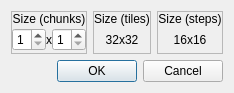
<?xml version="1.0" encoding="UTF-8"?>
<ui version="4.0">
 <class>ResizeMap</class>
 <widget class="QDialog" name="ResizeMap">
  <property name="geometry">
   <rect>
    <x>0</x>
    <y>0</y>
    <width>231</width>
    <height>93</height>
   </rect>
  </property>
  <property name="windowTitle">
   <string>Resize Map</string>
  </property>
  <property name="styleSheet">
   <string notr="true">.QFrame
{
	border: 1px solid palette(text);
}

.QFrame&gt;QLabel
{
	background-color: palette(text);
	color: palette(window);
}</string>
  </property>
  <layout class="QGridLayout" name="gridLayout">
   <item row="0" column="1">
    <widget class="QFrame" name="frame_2">
     <property name="frameShape">
      <enum>QFrame::StyledPanel</enum>
     </property>
     <property name="frameShadow">
      <enum>QFrame::Raised</enum>
     </property>
     <layout class="QVBoxLayout" name="verticalLayout_2">
      <property name="spacing">
       <number>0</number>
      </property>
      <property name="leftMargin">
       <number>0</number>
      </property>
      <property name="topMargin">
       <number>0</number>
      </property>
      <property name="rightMargin">
       <number>0</number>
      </property>
      <property name="bottomMargin">
       <number>0</number>
      </property>
      <item>
       <widget class="QLabel" name="label_3">
        <property name="sizePolicy">
         <sizepolicy hsizetype="Preferred" vsizetype="Fixed">
          <horstretch>0</horstretch>
          <verstretch>0</verstretch>
         </sizepolicy>
        </property>
        <property name="text">
         <string>Size (tiles)</string>
        </property>
        <property name="alignment">
         <set>Qt::AlignCenter</set>
        </property>
       </widget>
      </item>
      <item>
       <widget class="QWidget" name="widget_2" native="true">
        <layout class="QHBoxLayout" name="horizontalLayout_2">
         <property name="spacing">
          <number>0</number>
         </property>
         <property name="leftMargin">
          <number>0</number>
         </property>
         <property name="topMargin">
          <number>0</number>
         </property>
         <property name="rightMargin">
          <number>0</number>
         </property>
         <property name="bottomMargin">
          <number>0</number>
         </property>
         <item>
          <widget class="QLabel" name="lblTileWidth">
           <property name="text">
            <string>32</string>
           </property>
           <property name="alignment">
            <set>Qt::AlignRight|Qt::AlignTrailing|Qt::AlignVCenter</set>
           </property>
          </widget>
         </item>
         <item>
          <widget class="QLabel" name="label_4">
           <property name="sizePolicy">
            <sizepolicy hsizetype="Fixed" vsizetype="Preferred">
             <horstretch>0</horstretch>
             <verstretch>0</verstretch>
            </sizepolicy>
           </property>
           <property name="text">
            <string>x</string>
           </property>
          </widget>
         </item>
         <item>
          <widget class="QLabel" name="lblTileHeight">
           <property name="text">
            <string>32</string>
           </property>
          </widget>
         </item>
        </layout>
       </widget>
      </item>
     </layout>
    </widget>
   </item>
   <item row="0" column="0">
    <widget class="QFrame" name="frame">
     <property name="frameShape">
      <enum>QFrame::StyledPanel</enum>
     </property>
     <property name="frameShadow">
      <enum>QFrame::Raised</enum>
     </property>
     <layout class="QVBoxLayout" name="verticalLayout">
      <property name="spacing">
       <number>0</number>
      </property>
      <property name="leftMargin">
       <number>0</number>
      </property>
      <property name="topMargin">
       <number>0</number>
      </property>
      <property name="rightMargin">
       <number>0</number>
      </property>
      <property name="bottomMargin">
       <number>0</number>
      </property>
      <item>
       <widget class="QLabel" name="label">
        <property name="sizePolicy">
         <sizepolicy hsizetype="Preferred" vsizetype="Fixed">
          <horstretch>0</horstretch>
          <verstretch>0</verstretch>
         </sizepolicy>
        </property>
        <property name="text">
         <string>Size (chunks)</string>
        </property>
        <property name="alignment">
         <set>Qt::AlignCenter</set>
        </property>
       </widget>
      </item>
      <item>
       <widget class="QWidget" name="widget" native="true">
        <layout class="QHBoxLayout" name="horizontalLayout">
         <property name="spacing">
          <number>0</number>
         </property>
         <property name="leftMargin">
          <number>0</number>
         </property>
         <property name="topMargin">
          <number>0</number>
         </property>
         <property name="rightMargin">
          <number>0</number>
         </property>
         <property name="bottomMargin">
          <number>0</number>
         </property>
         <item>
          <widget class="QSpinBox" name="numWidth">
           <property name="minimum">
            <number>1</number>
           </property>
           <property name="maximum">
            <number>4</number>
           </property>
          </widget>
         </item>
         <item>
          <widget class="QLabel" name="label_2">
           <property name="sizePolicy">
            <sizepolicy hsizetype="Fixed" vsizetype="Preferred">
             <horstretch>0</horstretch>
             <verstretch>0</verstretch>
            </sizepolicy>
           </property>
           <property name="text">
            <string>x</string>
           </property>
          </widget>
         </item>
         <item>
          <widget class="QSpinBox" name="numHeight">
           <property name="minimum">
            <number>1</number>
           </property>
           <property name="maximum">
            <number>4</number>
           </property>
          </widget>
         </item>
        </layout>
       </widget>
      </item>
     </layout>
    </widget>
   </item>
   <item row="0" column="2">
    <widget class="QFrame" name="frame_3">
     <property name="frameShape">
      <enum>QFrame::StyledPanel</enum>
     </property>
     <property name="frameShadow">
      <enum>QFrame::Raised</enum>
     </property>
     <layout class="QVBoxLayout" name="verticalLayout_3">
      <property name="spacing">
       <number>0</number>
      </property>
      <property name="leftMargin">
       <number>0</number>
      </property>
      <property name="topMargin">
       <number>0</number>
      </property>
      <property name="rightMargin">
       <number>0</number>
      </property>
      <property name="bottomMargin">
       <number>0</number>
      </property>
      <item>
       <widget class="QLabel" name="label_7">
        <property name="sizePolicy">
         <sizepolicy hsizetype="Preferred" vsizetype="Fixed">
          <horstretch>0</horstretch>
          <verstretch>0</verstretch>
         </sizepolicy>
        </property>
        <property name="text">
         <string>Size (steps)</string>
        </property>
        <property name="alignment">
         <set>Qt::AlignCenter</set>
        </property>
       </widget>
      </item>
      <item>
       <widget class="QWidget" name="widget_3" native="true">
        <layout class="QHBoxLayout" name="horizontalLayout_3">
         <property name="spacing">
          <number>0</number>
         </property>
         <property name="leftMargin">
          <number>0</number>
         </property>
         <property name="topMargin">
          <number>0</number>
         </property>
         <property name="rightMargin">
          <number>0</number>
         </property>
         <property name="bottomMargin">
          <number>0</number>
         </property>
         <item>
          <widget class="QLabel" name="lblStepWidth">
           <property name="text">
            <string>16</string>
           </property>
           <property name="alignment">
            <set>Qt::AlignRight|Qt::AlignTrailing|Qt::AlignVCenter</set>
           </property>
          </widget>
         </item>
         <item>
          <widget class="QLabel" name="label_9">
           <property name="sizePolicy">
            <sizepolicy hsizetype="Fixed" vsizetype="Preferred">
             <horstretch>0</horstretch>
             <verstretch>0</verstretch>
            </sizepolicy>
           </property>
           <property name="text">
            <string>x</string>
           </property>
          </widget>
         </item>
         <item>
          <widget class="QLabel" name="lblStepHeight">
           <property name="text">
            <string>16</string>
           </property>
          </widget>
         </item>
        </layout>
       </widget>
      </item>
     </layout>
    </widget>
   </item>
   <item row="1" column="0" colspan="3">
    <widget class="QDialogButtonBox" name="buttonBox">
     <property name="orientation">
      <enum>Qt::Horizontal</enum>
     </property>
     <property name="standardButtons">
      <set>QDialogButtonBox::Cancel|QDialogButtonBox::Ok</set>
     </property>
    </widget>
   </item>
  </layout>
 </widget>
 <resources/>
 <connections>
  <connection>
   <sender>buttonBox</sender>
   <signal>accepted()</signal>
   <receiver>ResizeMap</receiver>
   <slot>accept()</slot>
   <hints>
    <hint type="sourcelabel">
     <x>248</x>
     <y>254</y>
    </hint>
    <hint type="destinationlabel">
     <x>157</x>
     <y>274</y>
    </hint>
   </hints>
  </connection>
  <connection>
   <sender>buttonBox</sender>
   <signal>rejected()</signal>
   <receiver>ResizeMap</receiver>
   <slot>reject()</slot>
   <hints>
    <hint type="sourcelabel">
     <x>316</x>
     <y>260</y>
    </hint>
    <hint type="destinationlabel">
     <x>286</x>
     <y>274</y>
    </hint>
   </hints>
  </connection>
 </connections>
</ui>
